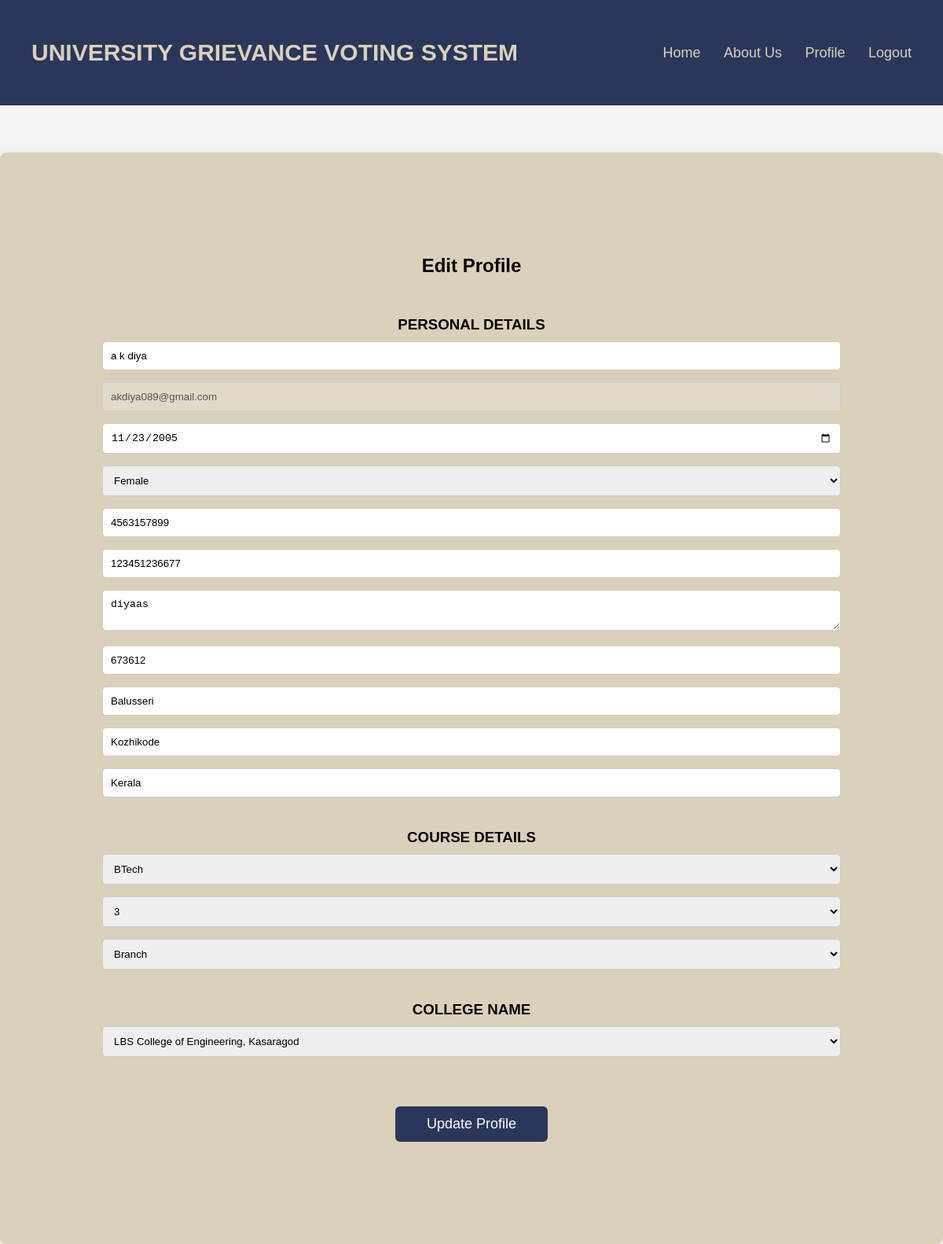
Screenshot of /edit-profile/ (signed in) with the database file from the repository.
### accounts/models.py (models this page shows, shortened)
class StudentProfile(models.Model):
    GENDER_CHOICES = (
        ('Male', 'Male'),
        ('Female', 'Female'),
        ('Other', 'Other'),
    )
    PROGRAM_CHOICES = (
        ('BTech', 'BTech'),
        ('MTech', 'MTech'),
        ('MCA', 'MCA'),
        ('BCA', 'BCA'),
    )
    BRANCH_CHOICES = (
        ('CSE', 'CSE'),
        ('Mech', 'Mech'),
        ('ECE', 'ECE'),
        ('EEE', 'EEE'),
        ('IT', 'IT'),
        ('CE', 'CE'),
    )
    YEAR_CHOICES = (('1', '1'), ('2', '2'), ('3', '3'), ('4', '4'))
    user = models.OneToOneField(CustomUser, on_delete=models.CASCADE)
    name = models.CharField(max_length=100)
    gender = models.CharField(max_length=10, choices=GENDER_CHOICES)
    dob = models.DateField()
    mobile = models.CharField(max_length=10)
    aadhaar = models.CharField(max_length=12)
    house_name = models.CharField(max_length=200)
    place = models.CharField(max_length=200)
    district = models.CharField(max_length=100)
    pin_code = models.CharField(max_length=6)
    state = models.CharField(max_length=100)
    program = models.CharField(max_length=20, choices=PROGRAM_CHOICES)
    year = models.CharField(max_length=20, choices=YEAR_CHOICES)
    branch = models.CharField(max_length=100, choices=BRANCH_CHOICES)
    institution = models.CharField(max_length=255)

class CustomUser(AbstractUser):
    username = None  # remove username completely
    email = models.EmailField(unique=True)
    ROLE_CHOICES = (
        ('student', 'Student'),
        ('admin', 'Admin'),
    )
    role = models.CharField(max_length=20, choices=ROLE_CHOICES, default='student')
    is_verified = models.BooleanField(default=False)
    USERNAME_FIELD = 'email'
    REQUIRED_FIELDS = []
    objects = CustomUserManager()

### accounts/views.py (the view, shortened to what this page needs)
# urls.py: path("edit-profile/", views.edit_profile, name="edit_profile"),
@login_required
def edit_profile(request):
    if getattr(request.user, "role", None) != "student":
        return redirect("dashboard")
    profile, created = StudentProfile.objects.get_or_create(user=request.user)
    return render(request, "edit_profile.html", {"profile": profile})

### templates/edit_profile.html (shortened to what this page needs)
{% extends 'base.html' %}
{% block content %}
<div class="home-box">
<h2 class="form-title">Edit Profile</h2>
<form method="POST">
<h3>PERSONAL DETAILS</h3>
<input type="text" name="name" value="{{ profile.name }}" required>
<input type="email" value="{{ request.user.email }}" disabled>
<input type="date" name="dob" value="{{ profile.dob|date:'Y-m-d' }}" required>
<select name="gender" required>
    <option value="Female" {% if profile.gender == "Female" %}selected{% endif %}>Female</option>
</select>
<input type="text" name="mobile" value="{{ profile.mobile }}" required>
<input type="text" name="aadhaar" value="{{ profile.aadhaar }}" required>
<textarea name="house_name" placeholder="House Name / House No" required>{{ profile.house_name }}</textarea>
<input type="text" id="pin_code" name="pin_code" value="{{ profile.pin_code }}" placeholder="Pin Code" required maxlength="6">
<input type="text" id="place" name="place" value="{{ profile.place }}" placeholder="Place" readonly>
<input type="text" id="district" name="district" value="{{ profile.district }}" placeholder="District" readonly>
<input type="text" id="state" name="state" value="{{ profile.state }}" placeholder="State" readonly>
<h3>COURSE DETAILS</h3>
<select name="program" required>
    <option value="BTech" {% if profile.program == "BTech" %}selected{% endif %}>BTech</option>
</select>
<select name="year" required>
    <option value="3" {% if profile.year == "3" %}selected{% endif %}>3</option>
</select>
<select name="branch" required>
    <option value="">Branch</option>
</select>
<h3>COLLEGE NAME</h3>
<select name="institution" required>
    <option value="LBS College of Engineering, Kasaragod" {% if profile.institution == "LBS College of Engineering, Kasaragod" %}selected{% endif %}>LBS College of Engineering, Kasaragod</option>
</select>
<br><br>
<button type="submit" class="register-btn">
    Update Profile
</button>
</form>
</div>
{% endblock %}

### static/css/style.css (style rules this page uses)
* { margin: 0; padding: 0; box-sizing: border-box; }
body { font-family: Arial, sans-serif; background-color: #f4f4f4; }
.home-box { text-align: center; background-color: rgb(219, 208, 186); padding: 130px; width: 1300px; border-radius: 8px; box-shadow: 0px 5px 15px rgba(0,0,0,0.1); }
button { padding: 25px 40px; background-color: #2a375a; color: rgb(219, 208, 186); border: none; cursor: pointer; margin: 50px; font-size: 30px; border-radius: 10px; }
.register-btn { width: auto; padding: 12px 40px; font-size: 18px; background-color: #2a375a; color: white; border: none; border-radius: 6px; cursor: pointer; display: block; margin: 30px auto 0 auto; }
input, select, textarea { width: 100%; padding: 10px; margin-bottom: 15px; border: 1px solid #ccc; border-radius: 5px; }
h2 { text-align: center; margin-bottom: 50px; }
h3 { margin-top: 25px; margin-bottom: 10px; }

### rows the page displays
StudentProfile: name "a k diya", dob "11/23/2005", gender "Female", mobile "4563157899", aadhaar "123451236677", house_name "diyaas", pin_code "673612", place "Balusseri", district "Kozhikode", state "Kerala", program "BTech", year "3", institution "LBS College of Engineering, Kasaragod"
CustomUser: user.email "akdiya089@gmail.com"
